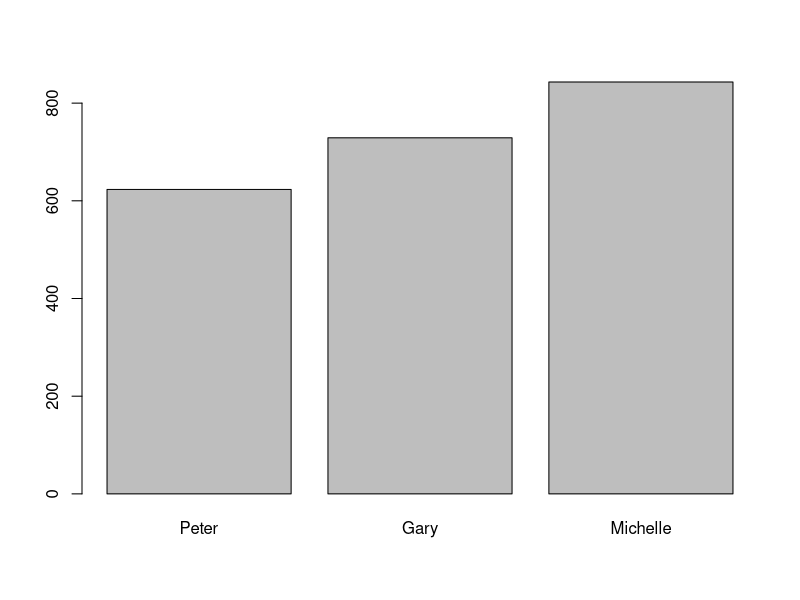
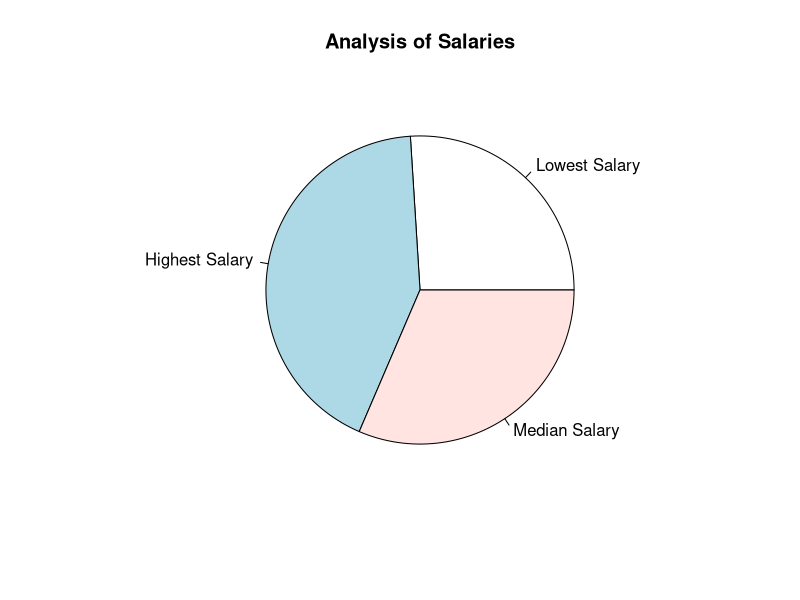

These charts were generated, in order, by the following R code:
#question 1
m1 <- matrix(c(7,2,9,4,12,13), nrow=2, ncol=3)
m2 <- matrix(c(1,2,3,7,8,9,12,13,14,19,20,21), nrow=3, ncol=4)
print(m1 %*% m2)

#2
#a
data_frame <- data.frame(
    id= c(1,2,3,4,5),
    name = c('Peter','Amy','Ryan','Gary','Michelle'),
    salary= c(623.30,515.20,611.00,729.00,843.25)
)
data_frame

#b
data_frame <- cbind(data_frame, department = c("IT", "HR","finance","Marketing", "Sales"))
data_frame

#c
extract<-data_frame[c(2,3)]
extract_2<- extract[c(1,3,5),]
extract_2

#d

x<- c('Peter','Gary','Michelle')
col <- data_frame[c(3)]
y<- col[c(1,4,5),]
barplot(y,names.arg = x)






#e
min<-min(data_frame$salary)
max<-max(data_frame$salary)
median<-median(data_frame$salary)
x<-c(min,max,median)
mylabel<-c("Lowest Salary","Highest Salary","Median Salary")
pie(x, label =mylabel, main= "Analysis of Salaries")




